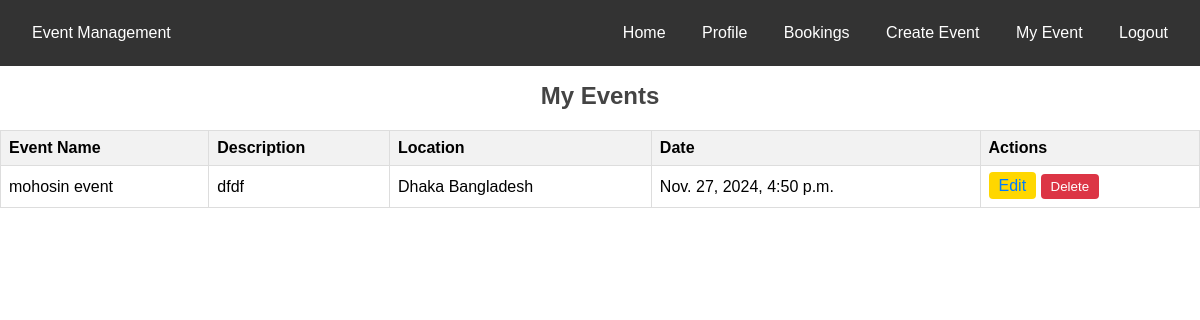
The page /event/my-event/ (signed in) on the database as committed earlier.
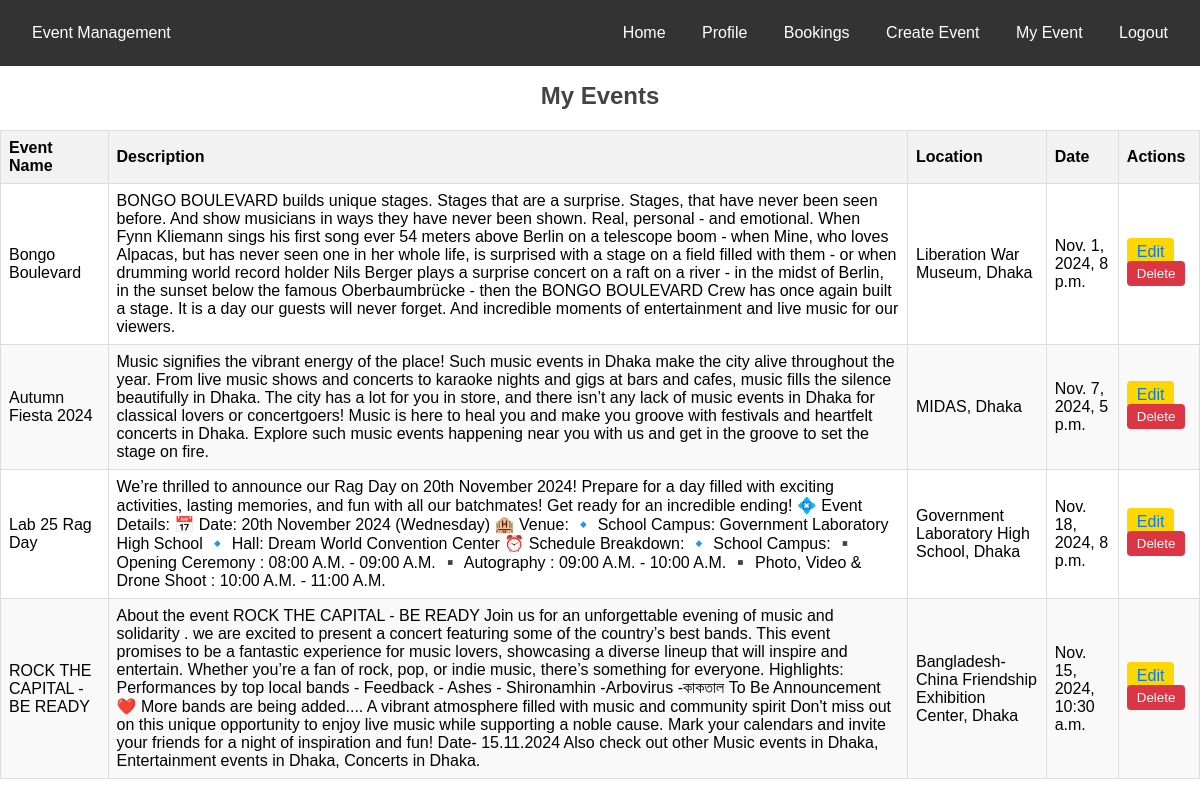
The same page on the database as committed later.
### event/models.py (models this page shows, shortened)
class Event(models.Model):
    CATEGORY_CHOICES = [
        ('conference', 'Conference'),
        ('concert', 'Concert'),
        ('workshop', 'Workshop'),
    ]
    name = models.CharField(max_length=200)
    description = models.TextField()
    location = models.CharField(max_length=200)
    date = models.DateTimeField()
    category = models.CharField(max_length=20, choices=CATEGORY_CHOICES)
    capacity = models.PositiveIntegerField()
    created_by = models.ForeignKey(
        User, on_delete=models.CASCADE, related_name="events")

### event/views.py (the view)
# urls.py: path('my-event/', views.my_event, name='my_event'),
@login_required
def my_event(request):
    if request.user.is_superuser:
        events = Event.objects.all()  # Superuser sees all events
    else:
        events = Event.objects.filter(created_by=request.user)
    return render(request, 'events/my_event.html', {'data': events})

### event/templates/events/my_event.html (shortened to what this page needs)
{% extends 'base.html' %} {% load static %} {% block content %}
<link rel="stylesheet" href="{% static 'css/table.css' %}" />
<h1>My Events</h1>
<table class="event-table">
  <thead>
    <tr>
      <th>Event Name</th>
      <th>Description</th>
      <th>Location</th>
      <th>Date</th>
      <th>Actions</th>
    </tr>
  </thead>
  <tbody>
    {% for event in data %}
    <tr>
      <td>{{ event.name }}</td>
      <td>{{ event.description }}</td>
      <td>{{ event.location }}</td>
      <td>{{ event.date }}</td>
      <td>
        <a href="{% url 'event_update' event.id %}" class="edit">Edit</a>
        <form
          method="post"
          action="{% url 'event_delete' event.id %}"
          style="display: inline"
        >
          <button type="submit">Delete</button>
        </form>
      </td>
    </tr>
    {% empty %}
    <tr>
      <td colspan="5">No events found.</td>
    </tr>
    {% endfor %}
  </tbody>
</table>
{% endblock %}

Rows that differ between the two databases and show on the page:
changed Event: name "mohosin event" → "Bongo Boulevard"; description "dfdf" → "BONGO BOULEVARD builds unique stages. Stages that are a surprise. Stages, that have never been seen before. And show musicians in ways they have never been shown. Real, personal - and emotional. When Fynn Kliemann sings his first song ever 54 meters above Berlin on a telescope boom - when Mine, who loves Alpacas, but has never seen one in her whole life, is surprised with a stage on a field filled with them - or when drumming world record holder Nils Berger plays a surprise concert on a raft on a river - in the midst of Berlin, in the sunset below the famous Oberbaumbrücke - then the BONGO BOULEVARD Crew has once again built a stage. It is a day our guests will never forget. And incredible…"; location "Dhaka Bangladesh" → "Liberation War Museum, Dhaka"; date "Nov. 27, 2024, 4:50 p.m." → "Nov. 1, 2024, 8 p.m."
added Event: name "Autumn Fiesta 2024", description "Music signifies the vibrant energy of the place! Such music events in Dhaka make the city alive throughout the year. From live music shows and concerts to karaoke nights and gigs at bars and cafes, music fills the silence beautifully in Dhaka. The city has a lot for you in store, and there isn’t any lack of music events in Dhaka for classical lovers or concertgoers! Music is here to heal you and make you groove with festivals and heartfelt concerts in Dhaka. Explore such music events happening near you with us and get in the groove to set the stage on fire.", location "MIDAS, Dhaka", date "Nov. 7, 2024, 5 p.m."
added Event: name "Lab 25 Rag Day", description "We’re thrilled to announce our Rag Day on 20th November 2024! Prepare for a day filled with exciting activities, lasting memories, and fun with all our batchmates! Get ready for an incredible ending! 💠 Event Details: 📅 Date: 20th November 2024 (Wednesday) 🏨 Venue: 🔹 School Campus: Government Laboratory High School 🔹 Hall: Dream World Convention Center ⏰ Schedule Breakdown: 🔹 School Campus: ▪️ Opening Ceremony : 08:00 A.M. - 09:00 A.M. ▪️ Autography : 09:00 A.M. - 10:00 A.M. ▪️ Photo, Video & Drone Shoot : 10:00 A.M. - 11:00 A.M.", location "Government Laboratory High School, Dhaka", date "Nov. 18, 2024, 8 p.m."
added Event: name "ROCK THE CAPITAL - BE READY", description "About the event ROCK THE CAPITAL - BE READY Join us for an unforgettable evening of music and solidarity . we are excited to present a concert featuring some of the country’s best bands. This event promises to be a fantastic experience for music lovers, showcasing a diverse lineup that will inspire and entertain. Whether you’re a fan of rock, pop, or indie music, there’s something for everyone. Highlights: Performances by top local bands - Feedback - Ashes - Shironamhin -Arbovirus -কাকতাল To Be Announcement ❤️ More bands are being added.... A vibrant atmosphere filled with music and community spirit Don't miss out on this unique opportunity to enjoy live music while supporting a noble…", location "Bangladesh-China Friendship Exhibition Center, Dhaka", date "Nov. 15, 2024, 10:30 a.m."
